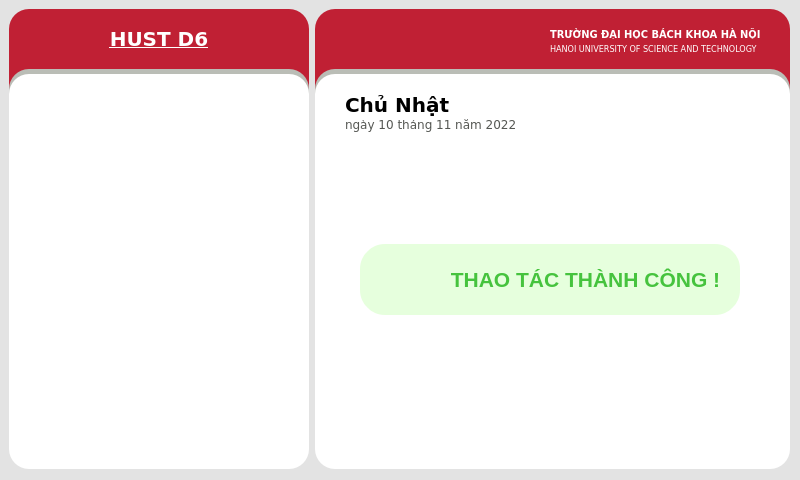
<?xml version="1.0" encoding="UTF-8"?>
<ui version="4.0">
 <class>MainWindow</class>
 <widget class="QMainWindow" name="MainWindow">
  <property name="geometry">
   <rect>
    <x>0</x>
    <y>0</y>
    <width>800</width>
    <height>480</height>
   </rect>
  </property>
  <property name="windowTitle">
   <string>MainWindow</string>
  </property>
  <property name="styleSheet">
   <string notr="true">background-color: rgb(227, 227, 227);</string>
  </property>
  <widget class="QWidget" name="centralwidget">
   <layout class="QGridLayout" name="gridLayout">
    <item row="0" column="0">
     <widget class="QWidget" name="widget" native="true">
      <property name="minimumSize">
       <size>
        <width>300</width>
        <height>462</height>
       </size>
      </property>
      <property name="maximumSize">
       <size>
        <width>300</width>
        <height>16777215</height>
       </size>
      </property>
      <widget class="QLabel" name="label_9">
       <property name="geometry">
        <rect>
         <x>0</x>
         <y>0</y>
         <width>300</width>
         <height>140</height>
        </rect>
       </property>
       <property name="styleSheet">
        <string notr="true">background-color: rgb(192, 32, 52 );
border-radius:20px;</string>
       </property>
       <property name="text">
        <string/>
       </property>
      </widget>
      <widget class="QLabel" name="main_frame_3">
       <property name="geometry">
        <rect>
         <x>0</x>
         <y>60</y>
         <width>300</width>
         <height>251</height>
        </rect>
       </property>
       <property name="styleSheet">
        <string notr="true">background-color: rgb(255, 255, 255);
background-color: rgb(186, 189, 182);
border-radius: 20px</string>
       </property>
       <property name="text">
        <string/>
       </property>
      </widget>
      <widget class="QPushButton" name="building">
       <property name="geometry">
        <rect>
         <x>70</x>
         <y>15</y>
         <width>160</width>
         <height>30</height>
        </rect>
       </property>
       <property name="font">
        <font>
         <family>DejaVu Sans</family>
         <pointsize>15</pointsize>
         <weight>75</weight>
         <bold>true</bold>
         <underline>true</underline>
        </font>
       </property>
       <property name="styleSheet">
        <string notr="true">background-color: rgb(192, 32, 52);color: rgb(255, 255, 255);
border-radius: 10px;</string>
       </property>
       <property name="text">
        <string>HUST D6</string>
       </property>
      </widget>
      <widget class="QLabel" name="QR">
       <property name="enabled">
        <bool>false</bool>
       </property>
       <property name="geometry">
        <rect>
         <x>0</x>
         <y>65</y>
         <width>300</width>
         <height>395</height>
        </rect>
       </property>
       <property name="styleSheet">
        <string notr="true">background-color: rgb(255, 255, 255);
image: url(:/newPrefix/frame.png);
color: rgb(255, 255, 255);
border-radius: 20px;</string>
       </property>
       <property name="text">
        <string>TextLabel</string>
       </property>
      </widget>
      <zorder>label_9</zorder>
      <zorder>building</zorder>
      <zorder>main_frame_3</zorder>
      <zorder>QR</zorder>
     </widget>
    </item>
    <item row="0" column="1">
     <widget class="QWidget" name="widget_2" native="true">
      <property name="minimumSize">
       <size>
        <width>475</width>
        <height>462</height>
       </size>
      </property>
      <property name="maximumSize">
       <size>
        <width>475</width>
        <height>16777215</height>
       </size>
      </property>
      <widget class="QLabel" name="label_10">
       <property name="geometry">
        <rect>
         <x>0</x>
         <y>0</y>
         <width>475</width>
         <height>140</height>
        </rect>
       </property>
       <property name="styleSheet">
        <string notr="true">background-color: rgb(192, 32, 52 );
border-radius:20px;</string>
       </property>
       <property name="text">
        <string/>
       </property>
      </widget>
      <widget class="QLabel" name="main_frame">
       <property name="geometry">
        <rect>
         <x>0</x>
         <y>65</y>
         <width>475</width>
         <height>395</height>
        </rect>
       </property>
       <property name="styleSheet">
        <string notr="true">background-color: rgb(255, 255, 255);
border-radius: 20px</string>
       </property>
       <property name="text">
        <string/>
       </property>
      </widget>
      <widget class="QLabel" name="main_frame_2">
       <property name="geometry">
        <rect>
         <x>0</x>
         <y>60</y>
         <width>475</width>
         <height>251</height>
        </rect>
       </property>
       <property name="styleSheet">
        <string notr="true">background-color: rgb(255, 255, 255);
background-color: rgb(186, 189, 182);
border-radius: 20px</string>
       </property>
       <property name="text">
        <string/>
       </property>
      </widget>
      <widget class="QLabel" name="date">
       <property name="geometry">
        <rect>
         <x>30</x>
         <y>105</y>
         <width>191</width>
         <height>20</height>
        </rect>
       </property>
       <property name="font">
        <font>
         <family>DejaVu Sans</family>
         <pointsize>9</pointsize>
         <italic>false</italic>
        </font>
       </property>
       <property name="styleSheet">
        <string notr="true">border-radius:10px;
background-color: rgb(255, 255, 255);
color: rgb(85, 87, 83);</string>
       </property>
       <property name="text">
        <string>ngày 10 tháng 11 năm 2022</string>
       </property>
       <property name="alignment">
        <set>Qt::AlignLeading|Qt::AlignLeft|Qt::AlignVCenter</set>
       </property>
      </widget>
      <widget class="QPushButton" name="pushButton">
       <property name="geometry">
        <rect>
         <x>180</x>
         <y>430</y>
         <width>125</width>
         <height>20</height>
        </rect>
       </property>
       <property name="styleSheet">
        <string notr="true">image: url(:/newPrefix/HUST.png);
background-color: rgb(255, 255, 255);
border-radius:0px;</string>
       </property>
       <property name="text">
        <string/>
       </property>
      </widget>
      <widget class="QLabel" name="label_11">
       <property name="geometry">
        <rect>
         <x>235</x>
         <y>10</y>
         <width>230</width>
         <height>30</height>
        </rect>
       </property>
       <property name="font">
        <font>
         <family>DejaVu Sans Condensed</family>
         <pointsize>8</pointsize>
         <weight>75</weight>
         <bold>true</bold>
        </font>
       </property>
       <property name="styleSheet">
        <string notr="true">background-color: rgb(192, 32, 52);color: rgb(255, 255, 255);</string>
       </property>
       <property name="text">
        <string>TRƯỜNG ĐẠI HỌC BÁCH KHOA HÀ NỘI</string>
       </property>
       <property name="alignment">
        <set>Qt::AlignLeading|Qt::AlignLeft|Qt::AlignVCenter</set>
       </property>
      </widget>
      <widget class="QLabel" name="label_12">
       <property name="geometry">
        <rect>
         <x>210</x>
         <y>20</y>
         <width>20</width>
         <height>23</height>
        </rect>
       </property>
       <property name="styleSheet">
        <string notr="true">background-color: rgb(192, 32, 52);image: url(:/newPrefix/logoHUST.png);</string>
       </property>
       <property name="text">
        <string/>
       </property>
      </widget>
      <widget class="QLabel" name="label_13">
       <property name="geometry">
        <rect>
         <x>235</x>
         <y>30</y>
         <width>230</width>
         <height>20</height>
        </rect>
       </property>
       <property name="font">
        <font>
         <family>DejaVu Sans Condensed</family>
         <pointsize>7</pointsize>
        </font>
       </property>
       <property name="styleSheet">
        <string notr="true">background-color: rgb(192, 32, 52);color: rgb(255, 255, 255);</string>
       </property>
       <property name="text">
        <string>HANOI UNIVERSITY OF SCIENCE AND TECHNOLOGY</string>
       </property>
       <property name="alignment">
        <set>Qt::AlignLeading|Qt::AlignLeft|Qt::AlignVCenter</set>
       </property>
      </widget>
      <widget class="QLabel" name="label">
       <property name="geometry">
        <rect>
         <x>15</x>
         <y>100</y>
         <width>445</width>
         <height>331</height>
        </rect>
       </property>
       <property name="styleSheet">
        <string notr="true">image: url(:/newPrefix/animation.gif);
background-color: rgb(255, 255, 255);
border-radius: 15px;</string>
       </property>
       <property name="text">
        <string/>
       </property>
      </widget>
      <widget class="QWidget" name="success" native="true">
       <property name="geometry">
        <rect>
         <x>40</x>
         <y>230</y>
         <width>390</width>
         <height>80</height>
        </rect>
       </property>
       <property name="minimumSize">
        <size>
         <width>0</width>
         <height>80</height>
        </size>
       </property>
       <property name="maximumSize">
        <size>
         <width>450</width>
         <height>80</height>
        </size>
       </property>
       <property name="styleSheet">
        <string notr="true">background-color: rgb(255, 255, 255);</string>
       </property>
       <widget class="QLabel" name="label_2">
        <property name="geometry">
         <rect>
          <x>0</x>
          <y>0</y>
          <width>390</width>
          <height>81</height>
         </rect>
        </property>
        <property name="styleSheet">
         <string notr="true">border-radius:30px;
background-color: rgb(230, 255, 221);
border:5px solid rgb(255, 255, 255);</string>
        </property>
        <property name="text">
         <string/>
        </property>
       </widget>
       <widget class="QLabel" name="label_4">
        <property name="geometry">
         <rect>
          <x>90</x>
          <y>15</y>
          <width>281</width>
          <height>51</height>
         </rect>
        </property>
        <property name="font">
         <font>
          <pointsize>16</pointsize>
          <weight>75</weight>
          <bold>true</bold>
         </font>
        </property>
        <property name="styleSheet">
         <string notr="true">color: rgb(70, 195, 62);
background-color: rgb(230, 255, 221);</string>
        </property>
        <property name="text">
         <string>THAO TÁC THÀNH CÔNG !</string>
        </property>
        <property name="alignment">
         <set>Qt::AlignCenter</set>
        </property>
       </widget>
       <widget class="QLabel" name="label_3">
        <property name="geometry">
         <rect>
          <x>30</x>
          <y>15</y>
          <width>51</width>
          <height>51</height>
         </rect>
        </property>
        <property name="maximumSize">
         <size>
          <width>80</width>
          <height>16777215</height>
         </size>
        </property>
        <property name="styleSheet">
         <string notr="true">image: url(:/newPrefix/accept.png);
background-color: rgb(230, 255, 221);</string>
        </property>
        <property name="text">
         <string/>
        </property>
       </widget>
      </widget>
      <widget class="QLabel" name="today">
       <property name="geometry">
        <rect>
         <x>30</x>
         <y>80</y>
         <width>111</width>
         <height>31</height>
        </rect>
       </property>
       <property name="font">
        <font>
         <family>DejaVu Sans</family>
         <pointsize>15</pointsize>
         <weight>75</weight>
         <bold>true</bold>
        </font>
       </property>
       <property name="styleSheet">
        <string notr="true">background-color: rgb(255, 255, 255);</string>
       </property>
       <property name="text">
        <string>Chủ Nhật</string>
       </property>
      </widget>
      <zorder>label_10</zorder>
      <zorder>main_frame_2</zorder>
      <zorder>main_frame</zorder>
      <zorder>label_11</zorder>
      <zorder>label_12</zorder>
      <zorder>label_13</zorder>
      <zorder>label</zorder>
      <zorder>date</zorder>
      <zorder>success</zorder>
      <zorder>pushButton</zorder>
      <zorder>today</zorder>
     </widget>
    </item>
   </layout>
  </widget>
 </widget>
 <resources>
  <include location="../Images/Images.qrc"/>
 </resources>
 <connections/>
</ui>
